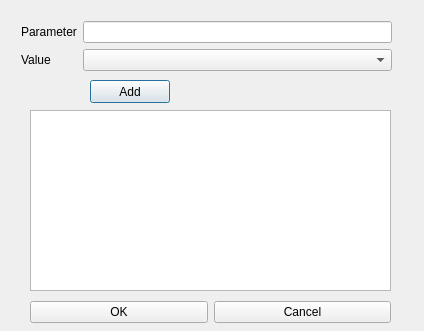
<?xml version="1.0" encoding="UTF-8"?>
<ui version="4.0">
 <class>FrmKeyValue</class>
 <widget class="QDialog" name="FrmKeyValue">
  <property name="geometry">
   <rect>
    <x>0</x>
    <y>0</y>
    <width>424</width>
    <height>331</height>
   </rect>
  </property>
  <property name="windowTitle">
   <string>Dialog</string>
  </property>
  <widget class="QTableWidget" name="tbWidgetFrmKey">
   <property name="geometry">
    <rect>
     <x>30</x>
     <y>110</y>
     <width>361</width>
     <height>181</height>
    </rect>
   </property>
  </widget>
  <widget class="QPushButton" name="btnAddFrmKey">
   <property name="geometry">
    <rect>
     <x>90</x>
     <y>80</y>
     <width>80</width>
     <height>23</height>
    </rect>
   </property>
   <property name="text">
    <string>Add</string>
   </property>
  </widget>
  <widget class="QWidget" name="layoutWidget">
   <property name="geometry">
    <rect>
     <x>30</x>
     <y>300</y>
     <width>361</width>
     <height>25</height>
    </rect>
   </property>
   <layout class="QHBoxLayout" name="horizontalLayout_2">
    <item>
     <widget class="QPushButton" name="OK">
      <property name="text">
       <string>OK</string>
      </property>
     </widget>
    </item>
    <item>
     <widget class="QPushButton" name="Cancel">
      <property name="text">
       <string>Cancel</string>
      </property>
     </widget>
    </item>
   </layout>
  </widget>
  <widget class="QWidget" name="">
   <property name="geometry">
    <rect>
     <x>21</x>
     <y>21</y>
     <width>371</width>
     <height>54</height>
    </rect>
   </property>
   <layout class="QFormLayout" name="formLayout">
    <item row="0" column="0">
     <widget class="QLabel" name="label">
      <property name="text">
       <string>Parameter</string>
      </property>
     </widget>
    </item>
    <item row="0" column="1">
     <widget class="QLineEdit" name="txtFrmKeyParameter"/>
    </item>
    <item row="1" column="0">
     <widget class="QLabel" name="label_2">
      <property name="text">
       <string>Value</string>
      </property>
     </widget>
    </item>
    <item row="1" column="1">
     <widget class="QComboBox" name="cmbFrmKeyValue"/>
    </item>
   </layout>
  </widget>
 </widget>
 <resources/>
 <connections/>
</ui>
